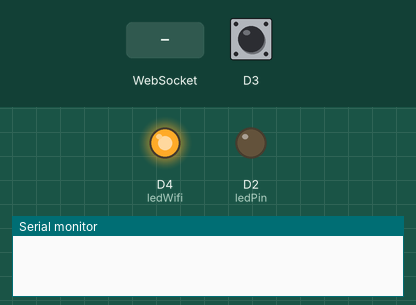
This sketch was run on a simulated ESP8266 (NodeMCU). Parts: output pins drawn as LEDs (lit = HIGH), the last lines printed to the serial monitor. The inputs (shaded band) are chosen by the test bench; at power-on: D3 HIGH. WiFi joins after 1.5 s; servers stay silent unless stated.

Above: at 0.1 s.
At 3.2 s:
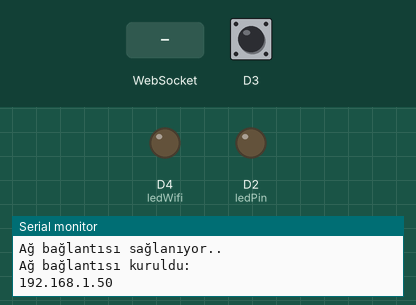
3.3 s: WebSocket text "1" received
4.8 s: D3 pulsed LOW 2 times (0.12 s each, 0.3 s apart)
Timing chart, 0 to 7.8 s (numbered marks = the images above; inputs shaded):
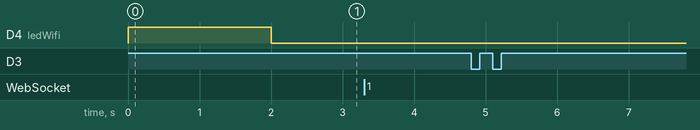

The sketch:

Bahce_v6.00_WebSocket.ino
```cpp
// Gerekli Kütüphaneleri Çağırıyoruz
#include <ESP8266WiFi.h>
#include <ESPAsyncTCP.h>
#include <ESPAsyncWebServer.h>


// Ağ bilgilerinizi girin
const char* ssid = "**********";
const char* password = "*********";

//2 numaralı GPIO pini LED için tanımladık.
bool ledDurum = LOW;
const int ledPin = D2;
const int ledWifi = D4;
boolean butonDurum = 0;

// LED'i yakıp söndürmek için gerekli zamanlama değişkenleri
unsigned long simdikizaman = 0;
unsigned long oncekizaman = 0;

// 80 portunda çalışacak bir sunucu ve bu sunucu üzerinde çalışacak "ws" adında bir AsyncWebServer nesnesi yaratalım
AsyncWebServer server(80);
AsyncWebSocket ws("/ws");

//web sayfamız ile ilgili HTML kodları:
//aslında bunu doğrudan bir dosya olarak SPIFFS kullanarak da alabilirdik.
const char index_html[] PROGMEM = R"rawliteral(
<!DOCTYPE HTML><html>
<head>
  <title>Avcılar Bahçe Kapısı</title>
  <meta charset="utf-8" name="viewport" content="width=device-width, initial-scale=1">
  <link rel="icon" href="data:,">
  <style>
  html {
    font-family: Arial, Helvetica, sans-serif;
    text-align: center;
  }
  h1 {
    font-size: 1.8rem;
    color: white;
  }
  h2{
    font-size: 1.5rem;
    font-weight: bold;
    color: #143642;
  }
  .topnav {
    overflow: hidden;
    background-color: #143642;
  }
  body {
    margin: 0;
  }
  .content {
    padding: 30px;
    max-width: 600px;
    margin: 0 auto;
  }
  .card {
    background-color: #F8F7F9;;
    box-shadow: 2px 2px 12px 1px rgba(140,140,140,.5);
    padding-top:10px;
    padding-bottom:20px;
  }
  .button {
    padding: 15px 50px;
    font-size: 24px;
    text-align: center;
    outline: none;
    color: #fff;
    background-color: #0f8b8d;
    border: none;
    border-radius: 5px;
    -webkit-touch-callout: none;
    -webkit-user-select: none;
    -khtml-user-select: none;
    -moz-user-select: none;
    -ms-user-select: none;
    user-select: none;
    -webkit-tap-highlight-color: rgba(0,0,0,0);
   }
   /*.button:hover {background-color: #0f8b8d}*/
   .button:active {
     background-color: #0f8b8d;
     box-shadow: 2 2px #CDCDCD;
     transform: translateY(2px);
   }
   .state {
     font-size: 1.5rem;
     color:#8c8c8c;
     font-weight: bold;
   }
  </style>
<title>ESP Web Socket Sunucusu</title>
<meta name="viewport" content="width=device-width, initial-scale=1">
<link rel="icon" href="data:,">
</head>
<body>
  <div class="topnav">
    <h1>Avcılar Bahçe Kapısı Otomatiği</h1>
  </div>
  <div class="content">
    <div class="card">
      <!--p class="state">Durum: <span id="state">%STATE%</span></p-->
      <p><button id="button" onclick="myFunction()" class="button">Tıkla</button></p>
    </div>
  </div>
<script>
  var gateway = `ws://${window.location.hostname}/ws`;
  var websocket;
  window.addEventListener('load', onLoad);
  function WebSocketBaslat() {
    console.log('Trying to open a WebSocket connection...');
    websocket = new WebSocket(gateway);
    websocket.onopen    = onOpen;
    websocket.onclose   = onClose;
    //websocket.onmessage = onMessage; // <-- add this line
  }
  function onOpen(event) {
    console.log('Connection opened');
  }
  function onClose(event) {
    console.log('Connection closed');
    setTimeout(WebSocketBaslat, 2000);
  }
  //function onMessage(event) {
  //  var state;
  //  if (event.data == "1"){
  //    state = "ON";
  //  }
  //  else{
  //    state = "OFF";
  //  }
  // document.getElementById('state').innerHTML = state;
  //}
  function onLoad(event) {
    WebSocketBaslat();
    initButton();
  }
  function initButton() {
    document.getElementById('button').addEventListener('click', toggle);
  }
  function toggle(){
    websocket.send('toggle');
  }
  var buton = document.getElementById('button');

  function myFunction() {
      buton.innerHTML = 'Tıklandı';
      buton.disabled = true;

      setTimeout(function () {
          buton.innerHTML = 'Tıkla';
          buton.disabled = false;
      }, 15000);
    }
</script>
</script>
</body>
</html>
)rawliteral";

//güncel LedDurum bilgisini tüm istemcilere gönderen fonksiyon
void istemciBilgilendir() {
  ws.textAll(String(ledDurum));
}

void WebSocketMesajiniYonet(void *arg, uint8_t *data, size_t len) {
  AwsFrameInfo *info = (AwsFrameInfo*)arg;
  if (info->final && info->index == 0 && info->len == len && info->opcode == WS_TEXT) {
    data[len] = 0;
    if (strcmp((char*)data, "toggle") == 0) {
      ledDurum = !ledDurum;
      istemciBilgilendir();
    }
  }
}

void onEvent(AsyncWebSocket *server, AsyncWebSocketClient *client, AwsEventType type,
             void *arg, uint8_t *data, size_t len) {
  switch (type) {
    case WS_EVT_CONNECT:
      Serial.printf("WebSocket istemci #%u bağlandı: %s\n", client->id(), client->remoteIP().toString().c_str());
      break;
    case WS_EVT_DISCONNECT:
      Serial.printf("WebSocket istemci #%u ayrıldı\n", client->id());
      break;
    case WS_EVT_DATA:
      WebSocketMesajiniYonet(arg, data, len);
      break;
    case WS_EVT_PONG:
    case WS_EVT_ERROR:
      break;
  }
}

void WebSocketBaslat() {
  ws.onEvent(onEvent);
  server.addHandler(&ws);
}

String processor(const String& var){
  Serial.println(var);
  if(var == "STATE"){
    if (ledDurum){
      return "ON";
    }
    else{
      return "OFF";
    }
  }
}


// Butona basılıp basılmadığını takip eden KESME fonksiyonumuz
void IRAM_ATTR ledKontrol() {
    butonDurum = 1;                                                     //butonDurum bayrağını 1'e çekerek ana koda bilgi gönderiyoruz.
}

void setup(){

  Serial.begin(115200);

  pinMode(ledPin, OUTPUT);
  digitalWrite(ledPin, LOW);
  pinMode(ledWifi, OUTPUT);
  digitalWrite(ledWifi, HIGH);
  attachInterrupt(digitalPinToInterrupt(ledDurum), ledKontrol, RISING); //HIGH oldukça çalışacak //nodemcu için RISING olmalı

  // wifi bağlantısı
  WiFi.begin(ssid, password);
  while (WiFi.status() != WL_CONNECTED) {
    delay(1000);
    Serial.println("Ağ bağlantısı sağlanıyor..");
  }

  // ESP'nin IP'sini yazdıralım
  Serial.println("Ağ bağlantısı kuruldu:");
  Serial.println(WiFi.localIP());
  digitalWrite(ledWifi, LOW);
  WebSocketBaslat();

  // web sayfasının kök dizini anlaması için:
  server.on("/", HTTP_GET, [](AsyncWebServerRequest *request){
    request->send_P(200, "text/html", index_html, processor);
  });

  // sunucuyu başlatalım
  server.begin();
}

void loop() {
  ws.cleanupClients();                                                //istemcileri yeniliyor
  //digitalWrite(ledPin, ledDurum);
  // şu anki zamanı sürekli olarak simdikizaman değişkenine atayalım
  simdikizaman = millis();
  if (butonDurum == 1) {
    Serial.println("BUTONA BASILDI");
    digitalWrite(ledPin, ledDurum);
    istemciBilgilendir();
    butonDurum = 0;                                                   //güncelleyelim ki düzgün çalışsın
  }
  else{
  if ((simdikizaman - oncekizaman) >= 1000) {
    oncekizaman = simdikizaman;                                       //oncekizamanı da güncelleyelim ki düzgün çalışsın
    if (ledDurum == HIGH) {
      ledDurum = LOW;
      istemciBilgilendir();
    }
    //istemciBilgilendir();
  }
  digitalWrite(ledPin, ledDurum);
  }
}
```
